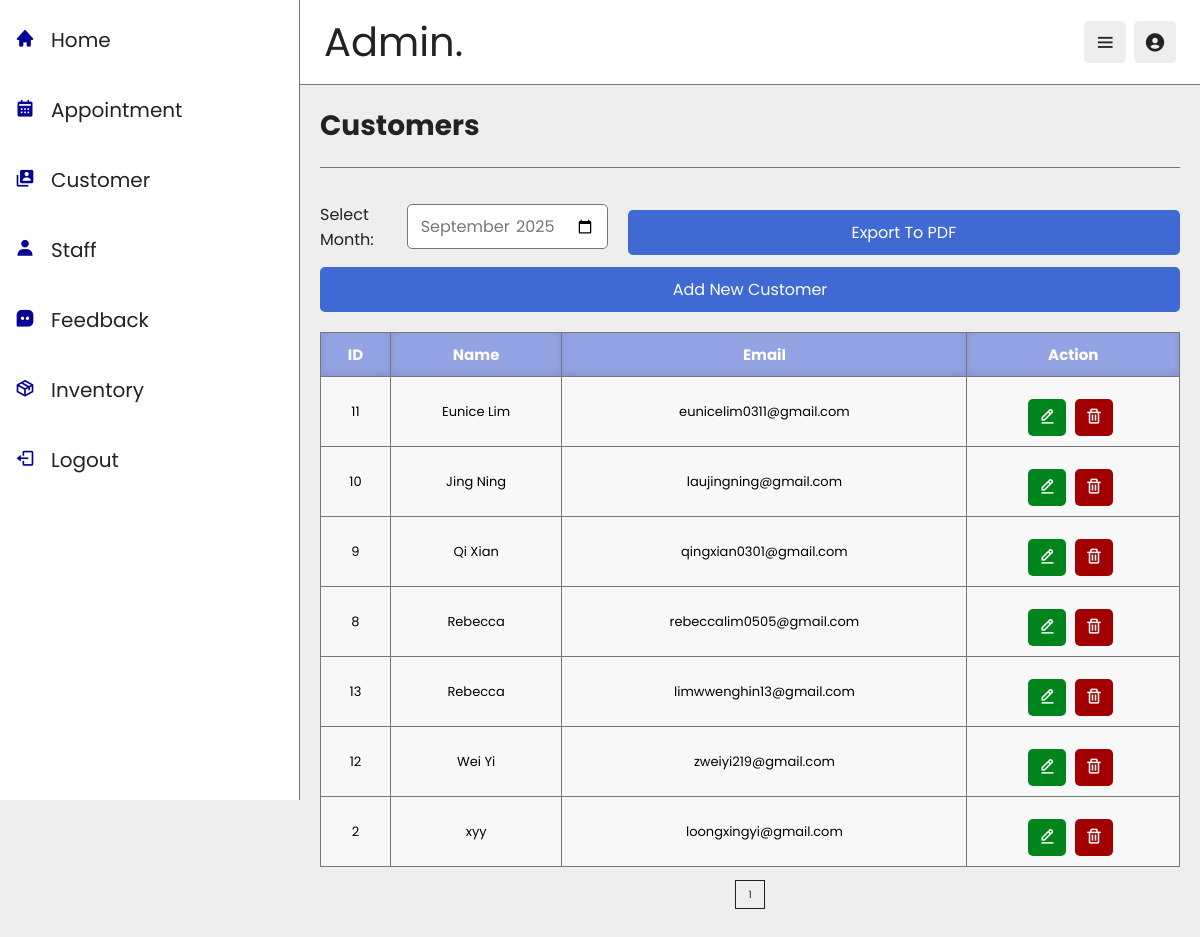
/customer.php, run on the app's committed database.
### tables this page shows
CREATE TABLE `users` (
  `id` int(100) NOT NULL,
  `name` varchar(100) NOT NULL,
  `email` varchar(100) NOT NULL,
  `password` varchar(255) NOT NULL,
  `user_type` enum('user','admin') NOT NULL DEFAULT 'user',
  `token_expiry` datetime NOT NULL,
  `reset_token` varchar(100) NOT NULL,
  `created_at` timestamp NOT NULL DEFAULT current_timestamp()
);

### customer.php (the view, shortened to what this page needs)
<?php
include 'config.php';
$records_per_page = 10;
$current_page = isset($_GET['page']) ? (int)$_GET['page'] : 1;
$start = ($current_page - 1) * $records_per_page;
$total_records_query = "SELECT COUNT(*) as total FROM users WHERE user_type = 'user'";
$total_records_result = $conn->query($total_records_query);
$total_records = $total_records_result->fetch_assoc()['total'];
$total_pages = ceil($total_records / $records_per_page);
$query = "SELECT * FROM users WHERE user_type = 'user' ORDER BY name ASC LIMIT $start, $records_per_page";
$customers = $conn->query($query);
?>
<!DOCTYPE html>
<html lang="en">
<head>
    <link rel="stylesheet" href="css/customer.css">
    <link rel="stylesheet" href="https://unpkg.com/boxicons@2.1.4/css/boxicons.min.css">
</head>
<body>
<header class="header">
    <div class="flex">
        <a href="admin_home.php" class="logo">Admin.</a>
        <div class="icons">
            <div id="menu-btn" class="bx bx-menu"></div>
            <div id="user-btn" class="bx bxs-user-circle"></div>
        </div>
    </div>
</header>
<div class="side-bar">
    <nav class="navbar">
        <a href="admin_home.php"><i class='bx bxs-home'></i><span>Home</span></a>
        <a href="admin_appointment.php"><i class='bx bxs-calendar'></i><span>Appointment</span></a>
        <a href="customer.php"><i class='bx bxs-user-account'></i><span>Customer</span></a>
        <a href="staff.php"><i class='bx bxs-user'></i><span>Staff</span></a>
        <a href="admin_feedback.php"><i class='bx bxs-message-square-dots'></i><span>Feedback</span></a>
        <a href="inventory.php"><i class='bx bx-package'></i><span>Inventory</span></a>
        <a href="home.php" onclick="return confirm('Logout from this website?');"><i class='bx bx-log-out'></i><span>Logout</span></a>
    </nav>
</div>
<section class="dashboard">
    <h1 class="heading">Customers</h1>
    <div class="add-customer">
        <form method="GET" style="display:flex; align-items:center;">
            <label for="month" style="margin-right:10px;">Select Month:</label>
            <input type="month" id="month" name="month" value="<?= isset($_GET['month']) ? $_GET['month'] : date('Y-m') ?>" required>
            <button type="submit" name="export_pdf" value="1" class="btn" style="margin-left:10px;">Export to PDF</button>
        </form>
        <a href="customer_form.php" class="btn">Add New Customer</a>
    </div>
    <div class="customer-table">
        <table>
            <thead>
                <tr>
                    <th>ID</th>
                    <th>Name</th>
                    <th>Email</th>
                    <th>Action</th>
                </tr>
            </thead>
            <tbody>
                <?php if ($customers->num_rows > 0): ?>
                    <?php while ($row = $customers->fetch_assoc()): ?>
                        <tr>
                            <td><?php echo htmlspecialchars($row['id']); ?></td>
                            <td><?php echo htmlspecialchars($row['name']); ?></td>
                            <td><?php echo htmlspecialchars($row['email']); ?></td>
                            <td>
                                <a href="customer_form.php?id=<?= htmlspecialchars($row['id']) ?>" class="option-btn">
                                    <i class='bx bx-edit-alt'></i>
                                </a>
                                <a href="delete_customer.php?id=<?= htmlspecialchars($row['id']) ?>" class="delete-btn" onclick="return confirm('Are you sure you want to delete this customer?')">
                                    <i class='bx bx-trash'></i>
                                </a>
                            </td>
                        </tr>
                    <?php endwhile; ?>
                <?php else: ?>
                    <tr><td colspan="6">No customers found</td></tr>
                <?php endif; ?>
            </tbody>
        </table>
    </div>
    <div class="pagination">
        <?php for ($i = 1; $i <= $total_pages; $i++): ?>
            <a href="?page=<?= $i ?>" <?= ($i == $current_page) ? 'class="active"' : '' ?>>
                <?= $i ?>
            </a>
        <?php endfor; ?>
    </div>
</section>
</body>
</html>

### customer.css (style rules this page uses)
:root { --main-color: #93a3e3; --black: #222; --white: #fff; --brown: #291500; --blue: #060194; --green: #00851d; --red: #a20000; --light-black: #777; --light-white: #fff9; --light-brown: #fff1e3; --light-blue: #3f69d3; --dark-bg: rgba(0,0,0,.7); --light-bg: #eee; --border: 1px solid var(--light-black); --box-shadow: 3px 5px rgba(0,0,0,.1); --text-shadow: 0 24px 48px rgba(0,0,0,.3); }
* { font-family: "Poppins", sans-serif; margin: 0; padding: 0; box-sizing: border-box; outline: none; border: none; text-decoration: none; }
html { font-size: 62.5%; overflow-x: hidden; }
body { padding-bottom: 120px; background: var(--light-bg); padding-left: 300px; transition: padding-left .3s ease; }
section { padding: 20px; margin: 0 auto; max-width: 1200px; }
.heading { font-size: 28px; color: var(--black); text-transform: capitalize; padding-bottom: 20px; margin-bottom: 30px; border-bottom: var(--border); }
.btn, .option-btn, .delete-btn, .inline-btn, .inline-option-btn, .inline-delete-btn { margin-top: 12px; border-radius: 5px; padding: 10px 24px; cursor: pointer; color: var(--white); font-size: 16px; text-align: center; text-transform: capitalize; }
.btn, .option-btn, .delete-btn { display: block; width: 100%; }
.btn, .inline-btn { background: var(--main-color); }
.option-btn, .inline-option-btn { background: var(--green); }
.delete-btn, .inline-delete-btn { background: var(--red); }
.header { position: sticky; top: 0; left: 0; right: 0; background: var(--white); border-bottom: var(--border); z-index: 1200; }
.header .flex { display: flex; align-items: center; padding: 12px 24px; justify-content: space-between; position: relative; }
.header .flex .logo { font-size: 40px; color: var(--black); }
.header .flex .icons div { margin-left: 5px; height: 42px; width: 42px; line-height: 42px; font-size: 22px; color: var(--black); cursor: pointer; background: var(--light-bg); border-radius: 5px; text-align: center; }
.side-bar { position: fixed; top: 0; left: 0; height: 100vh; background: var(--white); width: 300px; border-right: var(--border); z-index: 1200; transition: left .3s ease; }
.side-bar .navbar a { display: block; padding: 15px; font-size: 20px; margin: 10px 0; }
.side-bar .navbar a i { margin-right: 16px; color: var(--blue); transition: .3s ease; }
.side-bar .navbar a span { color: var(--black); }
.add-customer form { display: flex; align-items: center; gap: 10px; }
.add-customer label { font-size: 16px; color: var(--black); margin-right: 10px; }
.add-customer input[type="month"] { padding: 8px 12px; font-size: 16px; color: var(--light-black); border: 1px solid var(--light-black); border-radius: 5px; outline: none; transition: border-color 0.3s ease; }
.add-customer .btn { padding: 10px 20px; font-size: 16px; color: var(--white); background: var(--light-blue); border: none; border-radius: 5px; cursor: pointer; transition: background-color 0.3s ease; }
.add-customer a.btn { text-decoration: none; padding: 10px 20px; font-size: 16px; color: var(--white); background-color: var(--light-blue); border: none; border-radius: 5px; cursor: pointer; transition: background-color 0.3s ease; }
.customer-table table { width: 100%; border-collapse: collapse; margin-top: 20px; background: var(--light-white); height: 400px; overflow-y: auto; }
.customer-table th, .customer-table td { border: 1px solid var(--light-black); padding: 10px; text-align: center; font-size: 13px; }
.customer-table th { background: var(--main-color); color: var(--white); font-weight: bold; box-shadow: inset 0 -3px 6px rgba(0, 0, 0, 0.1); font-size: 15px; }
.pagination { text-align: center; margin-top: 20px; }
.pagination a { padding: 6px 12px; margin: 0 5px; border: 1px solid var(--black); text-decoration: none; color: var(--black); background: var(--light-bg); }
.option-btn, .delete-btn { display: inline-block; padding: 5px 10px; margin-right: 5px; font-size: 18px; text-decoration: none; width: auto; height: auto; line-height: 1.5; text-align: center; }

### data on the page
users: id "11", name "Eunice Lim", email "eunicelim0311@gmail.com"
users: id "10", name "Jing Ning", email "laujingning@gmail.com"
users: id "9", name "Qi Xian", email "qingxian0301@gmail.com"
users: id "8", name "Rebecca", email "rebeccalim0505@gmail.com"
users: id "13", name "Rebecca", email "limwwenghin13@gmail.com"
users: id "12", name "Wei Yi", email "zweiyi219@gmail.com"
users: id "2", name "xyy", email "loongxingyi@gmail.com"
